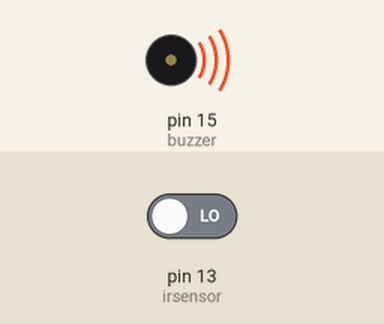
This sketch was run on a simulated Arduino Uno, built with avr-gcc and run on an emulated ATmega328P. On the bench: buzzer (waves = sounding, pin HIGH). Inputs (shaded band) come from the test bench; at power-on: pin 13 (irsensor) LOW.

Above: at 1.2 s.
1.3 s: pin 13 (irsensor) driven HIGH
At 1.9 s:
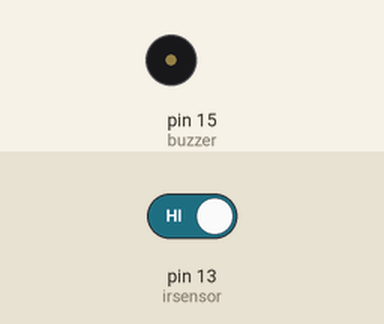
2.8 s: pin 13 (irsensor) driven LOW
At 4.2 s:
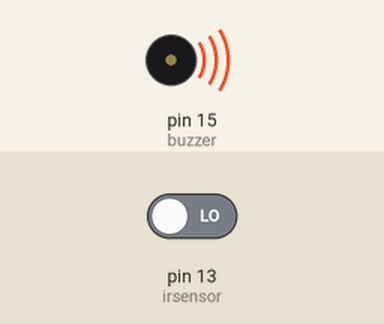
Timing chart, 0 to 5.8 s (numbered marks = the images above; inputs shaded):
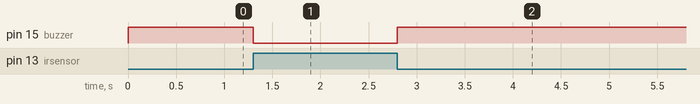

Measured:
- after the input at 1.3 s, pin 15 (buzzer): HIGH → LOW at once
- after the input at 2.8 s, pin 15 (buzzer): LOW → HIGH at once

The sketch:

IRsensor.ino
```cpp
int buzzer = 15; // initialise the pin number
int irsensor = 13;  // initialise the pin number of button
void setup() {
  pinMode(buzzer, OUTPUT); //setting the mode of pin (input/output)
  pinMode(irsensor, INPUT); //setting the mode of pin (input/output)
 }

// the loop function runs over and over again forever
void loop() {
  if(digitalRead(irsensor))    // Checking if IR sensor detected the obstacle
  {
        digitalWrite(buzzer, LOW);   // turn the buzzer ON
  }
  else
  {
      digitalWrite(buzzer, HIGH);     // turn the buzzer OFF
    }
}
```
